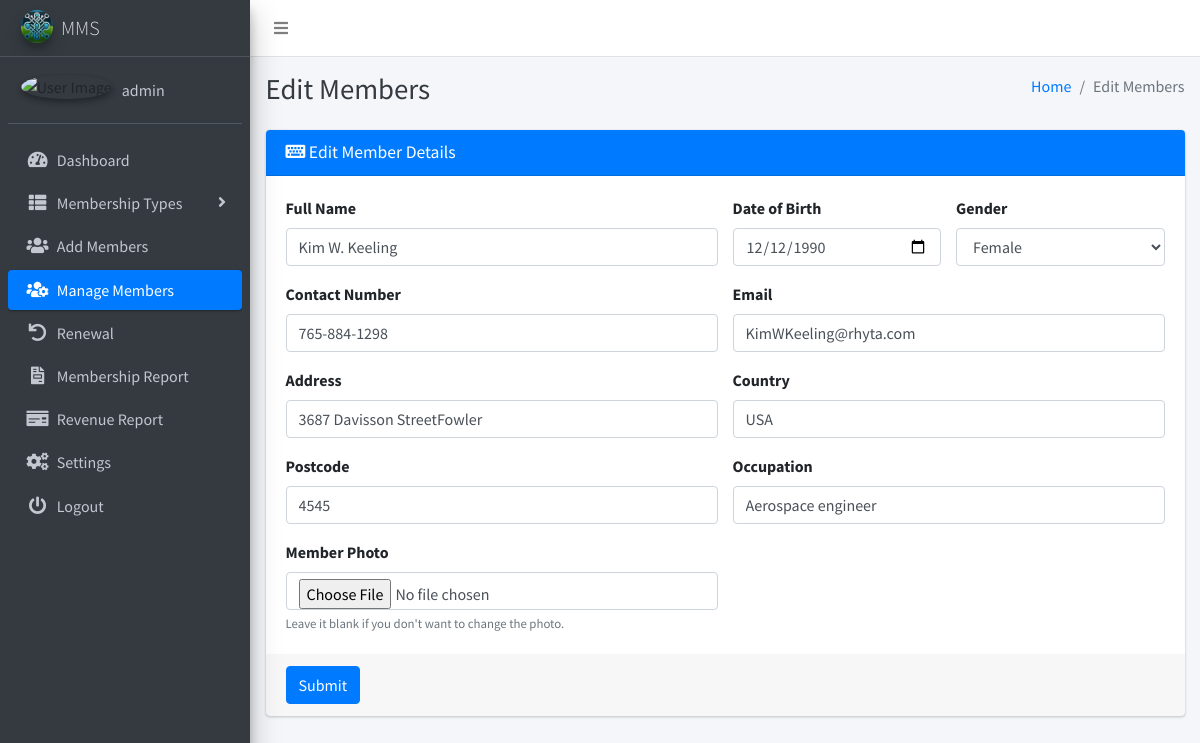
Screenshot of /edit_member.php?id=4 (signed in) with the database file from the repository.
### tables this page shows
CREATE TABLE IF NOT EXISTS `settings` (
`id` int(11) NOT NULL,
  `system_name` varchar(255) NOT NULL,
  `logo` varchar(255) NOT NULL,
  `currency` varchar(50) NOT NULL
);

CREATE TABLE IF NOT EXISTS `users` (
`id` int(11) NOT NULL,
  `user_name` varchar(255) NOT NULL,
  `email` varchar(255) NOT NULL,
  `password` varchar(255) NOT NULL,
  `image` varchar(255) DEFAULT 'uploads\users_photos\default.png',
  `registration_date` timestamp NOT NULL DEFAULT CURRENT_TIMESTAMP,
  `updated_date` timestamp NOT NULL DEFAULT CURRENT_TIMESTAMP ON UPDATE CURRENT_TIMESTAMP
);

CREATE TABLE IF NOT EXISTS `members` (
`id` int(11) NOT NULL,
  `fullname` varchar(255) NOT NULL,
  `dob` date NOT NULL,
  `gender` varchar(10) NOT NULL,
  `contact_number` varchar(20) NOT NULL,
  `email` varchar(255) NOT NULL,
  `address` varchar(255) NOT NULL,
  `country` varchar(255) NOT NULL,
  `postcode` varchar(20) NOT NULL,
  `occupation` varchar(255) NOT NULL,
  `membership_type` int(11) NOT NULL,
  `membership_number` varchar(20) NOT NULL,
  `created_at` timestamp NOT NULL DEFAULT CURRENT_TIMESTAMP,
  `photo` varchar(255) NOT NULL,
  `expiry_date` date DEFAULT NULL
);

### edit_member.php (the view, shortened to what this page needs)
<?php
include('includes/config.php');
if (isset($_GET['id'])) {
    $memberId = $_GET['id'];
    $fetchMemberQuery = "SELECT * FROM members WHERE id = $memberId";
    $fetchMemberResult = $conn->query($fetchMemberQuery);
    if ($fetchMemberResult->num_rows > 0) {
        $memberDetails = $fetchMemberResult->fetch_assoc();
    } else {
        header("Location: members_list.php");
        exit();
    }
}
?>
<?php include('includes/header.php');?>
<body class="hold-transition sidebar-mini layout-fixed layout-navbar-fixed layout-footer-fixed">
<div class="wrapper">
    <?php include('includes/nav.php'); ?>
    <?php include('includes/sidebar.php'); ?>
    <div class="content-wrapper">
        <?php include('includes/pagetitle.php'); ?>
        <section class="content">
            <div class="container-fluid">
                <div class="row">
                    <div class="col-md-12">
                        <div class="card card-primary">
                            <div class="card-header">
                                <h3 class="card-title"><i class="fas fa-keyboard"></i> Edit Member Details</h3>
                            </div>
                            <form method="post" action="" enctype="multipart/form-data">
                                <div class="card-body">
                                    <div class="row">
                                    <div class="col-sm-6">
                                    <label for="fullname">Full Name</label>
                                    <input type="text" class="form-control" id="fullname" name="fullname"
                                        placeholder="Enter full name" required value="<?php echo $memberDetails['fullname']; ?>">
                                </div>
                                        <div class="col-sm-3">
                                            <label for="dob">Date of Birth</label>
                                            <input type="date" class="form-control" id="dob" name="dob" value="<?php echo $memberDetails['dob']; ?>" required>
                                        </div>
                                        <div class="col-sm-3">
                                        <label for="gender">Gender</label>
                                        <select class="form-control" id="gender" name="gender" required>
                                            <option value="Female" <?php echo ($memberDetails['gender'] == 'Female') ? 'selected' : ''; ?>>Female</option>
                                        </select>
                                    </div>
                                    </div>
                                    <div class="row mt-3">
                                        <div class="col-sm-6">
                                            <label for="contactNumber">Contact Number</label>
                                            <input type="tel" class="form-control" id="contactNumber"
                                                   name="contactNumber" placeholder="Enter contact number" value="<?php echo $memberDetails['contact_number']; ?>" required>
                                        </div>
                                        <div class="col-sm-6">
                                            <label for="email">Email</label>
                                            <input type="email" class="form-control" id="email" name="email"
                                                   placeholder="Enter email" value="<?php echo $memberDetails['email']; ?>" required>
                                        </div>
                                    </div>
                                    <div class="row mt-3">
                                        <div class="col-sm-6">
                                            <label for="address">Address</label>
                                            <input type="text" class="form-control" id="address" name="address"
                                                   placeholder="Enter address" value="<?php echo $memberDetails['address']; ?>" required>
                                        </div>
                                        <div class="col-sm-6">
                                            <label for="country">Country</label>
                                            <input type="text" class="form-control" id="country" name="country"
                                                   placeholder="Enter country" value="<?php echo $memberDetails['country']; ?>" required>
                                        </div>
                                    </div>
                                    <div class="row mt-3">
                                        <div class="col-sm-6">
                                            <label for="postcode">Postcode</label>
                                            <input type="text" class="form-control" id="postcode" name="postcode"
                                                   placeholder="Enter postcode" value="<?php echo $memberDetails['postcode']; ?>" required>
                                        </div>
                                        <div class="col-sm-6">
                                            <label for="occupation">Occupation</label>
                                            <input type="text" class="form-control" id="occupation" name="occupation"
                                                   placeholder="Enter occupation" value="<?php echo $memberDetails['occupation']; ?>" required>
                                        </div>
                                    </div>
                                    <div class="row mt-3">
                                    <div class="col-sm-6">
                                        <label for="photo">Member Photo</label>
                                        <input type="file" class="form-control" id="photo" name="photo">
                                        <small class="text-muted">Leave it blank if you don't want to change the photo.</small>
                                    </div>
                                </div>
                                </div>
                                <div class="card-footer">
                                    <button type="submit" class="btn btn-primary">Submit</button>
                                </div>
                            </form>
                        </div>
                    </div>
                </div>
            </div>
        </section>
    </div>
</div>
</body>
</html>

### includes/sidebar.php (shortened to what this page needs)
<?php
$current_page = basename($_SERVER['PHP_SELF']);
?>
<aside class="main-sidebar sidebar-dark-primary elevation-4">
  <a href="" class="brand-link">
    <img src="<?php echo getLogoUrl(); ?>" alt="Logo" class="brand-image img-circle elevation-3" style="opacity: .8">
    <span class="brand-text font-weight-light"><?php echo getSystemName(); ?></span>
  </a>
  <?php
    function getSystemName()
    {
        global $conn;
        $systemNameQuery = "SELECT system_name FROM settings";
        $systemNameResult = $conn->query($systemNameQuery);
        if ($systemNameResult->num_rows > 0) {
            $systemNameRow = $systemNameResult->fetch_assoc();
            return $systemNameRow['system_name'];
        } else {
            return 'MMS';
        }
    }
    function getLogoUrl()
    {
        global $conn;
        $logoQuery = "SELECT logo FROM settings";
        $logoResult = $conn->query($logoQuery);
        if ($logoResult->num_rows > 0) {
            $logoRow = $logoResult->fetch_assoc();
            return $logoRow['logo'];
        } else {
            return 'dist/img/AdminLTELogo.png';
        }
    }
    function getUserName() {
      global $conn;
      $userNameQuery = "SELECT user_name FROM users";
      $userNameResult = $conn->query($userNameQuery);
      if ($userNameResult->num_rows > 0) {
          $userNameRow = $userNameResult->fetch_assoc();
          return $userNameRow['user_name'];
      } else {
          return 'User';
      }
    }
  ?>
  <div class="sidebar">
    <div class="user-panel mt-3 pb-3 mb-3 d-flex">
      <div class="image">
        <img src="<?php echo $_SESSION['image'] ?>" class="img-circle elevation-2" alt="User Image">
      </div>
      <div class="info">
        <a href="#" class="d-block"><?php echo getUserName(); ?></a>
      </div>
    </div>
    <nav class="mt-2">
      <ul class="nav nav-pills nav-sidebar flex-column" data-widget="treeview" role="menu" data-accordion="false">
        <li class="nav-item">
          <a href="dashboard.php" class="nav-link <?php echo ($current_page == 'dashboard.php') ? 'active' : ''; ?>">
            <i class="nav-icon fas fa-tachometer-alt"></i>
            <p>
              Dashboard
            </p>
          </a>
        </li>
        <li class="nav-item has-treeview">
          <a href="#" class="nav-link <?php echo ($current_page == 'add_type.php' || $current_page == 'view_type.php' || $current_page == 'edit_type.php') ? 'active' : ''; ?>">
            <i class="nav-icon fas fa-th-list"></i>
            <p>
              Membership Types
              <i class="fas fa-angle-right right"></i>
            </p>
          </a>
        </li>
        <li class="nav-item">
          <a href="add_members.php" class="nav-link <?php echo ($current_page == 'add_members.php') ? 'active' : ''; ?>">
            <i class="nav-icon fas fa-users"></i>
            <p>Add Members</p>
          </a>
        </li>
        <li class="nav-item">
          <a href="manage_members.php" class="nav-link <?php echo ($current_page == 'manage_members.php' || $current_page == 'edit_member.php' || $current_page == 'memberProfile.php') ? 'active' : ''; ?>">
            <i class="nav-icon fas fa-users-cog"></i>
            <p>Manage Members</p>
          </a>
        </li>
        <li class="nav-item">
          <a href="list_renewal.php" class="nav-link <?php echo ($current_page == 'list_renewal.php' || $current_page == 'renew.php') ? 'active' : ''; ?>">
          <i class="nav-icon fas fa-undo"></i>
            <p>Renewal</p>
          </a>
        </li>
        <li class="nav-item">
          <a href="report.php" class="nav-link <?php echo ($current_page == 'report.php') ? 'active' : ''; ?>">
            <i class="nav-icon fas fa-file-invoice"></i>
            <p>Membership Report</p>
          </a>
        </li>
        <li class="nav-item">
          <a href="revenue_report.php" class="nav-link <?php echo ($current_page == 'revenue_report.php') ? 'active' : ''; ?>">
            <i class="nav-icon fas fa-money-check"></i>
            <p>Revenue Report</p>
          </a>
        </li>
        <li class="nav-item">
          <a href="settings.php" class="nav-link <?php echo ($current_page == 'settings.php') ? 'active' : ''; ?>">
            <i class="nav-icon fas fa-cogs"></i>
            <p>Settings</p>
          </a>
        </li>
        <li class="nav-item">
          <a href="logout.php" class="nav-link <?php echo ($current_page == 'logout.php') ? 'active' : ''; ?>">
            <i class="nav-icon fas fa-power-off"></i>
            <p>Logout</p>
          </a>
        </li>
      </ul>
    </nav>
  </div>
</aside>

### rows the page displays
settings: logo (picture), system_name "MMS"
users: user_name "admin"
members: fullname "Kim W. Keeling", dob "12/12/1990", gender "Female", contactNumber "765-884-1298", email "KimWKeeling@rhyta.com", address "3687 Davisson StreetFowler", country "USA", postcode "4545", occupation "Aerospace engineer"

### other values shown
$pageTitle "Edit Members"
